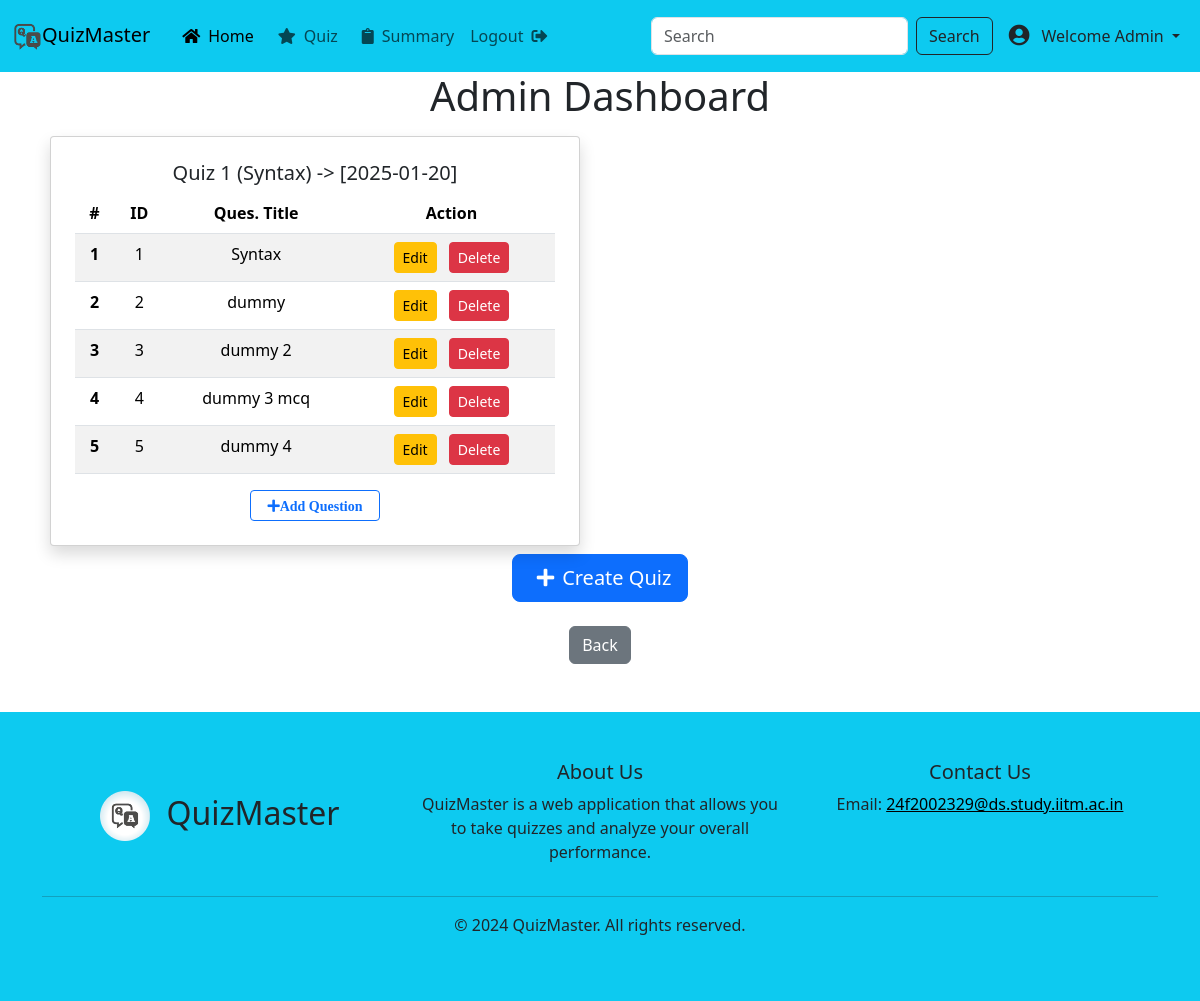
The app's page /admin/quiz (signed in), older data.
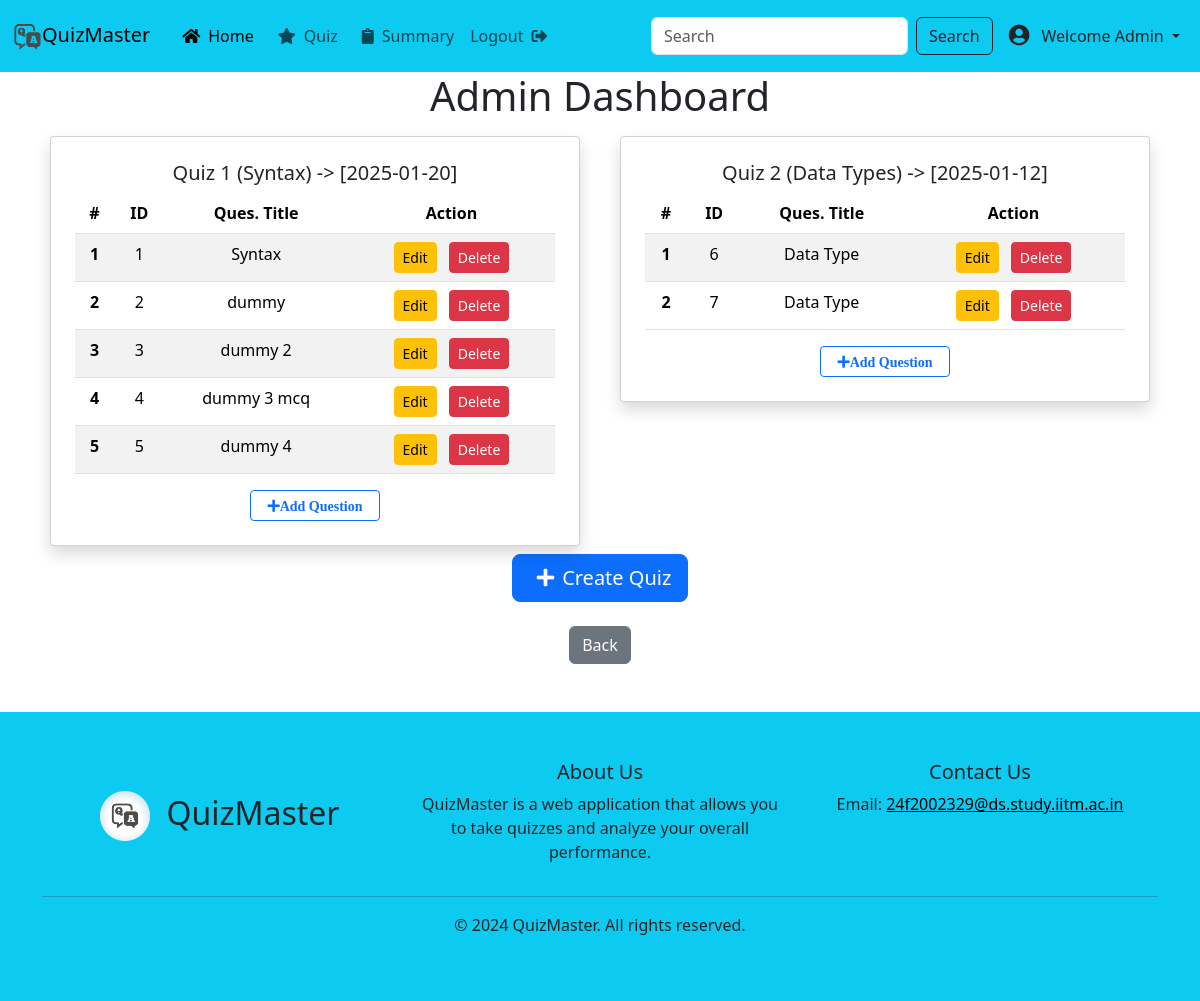
The same page, newer data.
### app/models/models.py (models this page shows)
class Quiz(db.Model):
    id = db.Column(db.Integer, primary_key=True)
    quiz_date = db.Column(db.DateTime, nullable=True)
    duration = db.Column(db.Integer, nullable=False)
    status = db.Column(db.String(20), default='pending')
    chapter_id = db.Column(db.Integer, db.ForeignKey('chapter.id'), nullable=False)
    questions = db.relationship('Question', backref='quiz', lazy=True)

class Chapter(db.Model):
    id = db.Column(db.Integer, primary_key=True)
    name = db.Column(db.String(100), nullable=False)
    subject_id = db.Column(db.Integer, db.ForeignKey('subject.id'), nullable=False)
    quizzes = db.relationship('Quiz', backref='chapter', lazy=True)

class Question(db.Model):
    id = db.Column(db.Integer, primary_key=True)
    title = db.Column(db.String(200), nullable=False)
    text = db.Column(db.String(500), nullable=False)
    type = db.Column(db.String(20), nullable=False)
    quiz_id = db.Column(db.Integer, db.ForeignKey('quiz.id'), nullable=False)
    option1 = db.Column(db.String(200), nullable=True)
    option2 = db.Column(db.String(200), nullable=True)
    option3 = db.Column(db.String(200), nullable=True)
    option4 = db.Column(db.String(200), nullable=True)
    correct_options = db.Column(db.String(200), nullable=False)
    marks = db.Column(db.Integer, nullable=False, default=4)
    negative_marks = db.Column(db.Integer, nullable=False, default=0)
    question_image = db.Column(db.String(200), nullable=True, default="")
    option1_image = db.Column(db.String(200), nullable=True, default="")
    option2_image = db.Column(db.String(200), nullable=True, default="")
    option3_image = db.Column(db.String(200), nullable=True, default="")
    option4_image = db.Column(db.String(200), nullable=True, default="")

### app/routes/admin.py (the view)
@admin_blueprint.route('/quiz')
def quiz():
    if session.get('role') != 'admin':
        return "Unauthorized", 403
    quizzes = Quiz.query.all()
    subject = Subject.query.all()
    chapters = Chapter.query.all()
    chapter_dict = {chapter.id: chapter.name for chapter in chapters}
    return render_template('admin/quiz.html' , quizzes=quizzes, subject=subject, chapter_dict=chapter_dict)

### app/templates/admin/quiz.html
{% extends "base.html" %}
{% block content %}
<section class="vh-90 content">
    <div class="container text-center">
        <div class="row">
            <h1>Admin Dashboard</h1>
            {% for quiz in quizzes %}
            <div class="col-md-6">
                <div class="card mx-2 my-2 px-2 py-2 shadow ">
                    <div class="card-body">
                        <h5 class="card-title">Quiz {{ quiz.id }} ({{ chapter_dict[quiz.chapter_id] }}) -> [{{ quiz.quiz_date.strftime('%Y-%m-%d')}}]</h5>
                        <table class="table table-striped">
                            <thead>
                                <tr>
                                    <th scope="col">#</th>
                                    <th scope="col">ID</th>
                                    <th scope="col">Ques. Title</th>
                                    <th scope="col">Action</th>
                                </tr>
                            </thead>
                            <tbody>
                                {% for question in quiz.questions %}
                                <tr>
                                    <th scope="row">{{ loop.index }}</th>
                                    <td>{{ question.id }}</td>
                                    <td>{{ question.title }}</td>
                                    <td>
                                        <a class="btn btn-warning btn-sm mx-1" href="{{ url_for('admin.edit_question', question_id=question.id) }}">Edit</a>
                                        <a class="btn btn-danger btn-sm mx-1" href="{{ url_for('admin.delete_question', question_id=question.id) }}">Delete</a>
                                    </td>
                                </tr>
                                {% endfor %}
                            </tbody>
                        </table>
                        <a href="{{ url_for('admin.add_question', quiz_id=quiz.id) }}" class="btn btn-outline-primary btn-sm"><i class="fas fa-plus px-2">Add Question</i></a>
                    </div>
                </div>
            </div>
            {% endfor %}
        </div>
    </div>
    <div class="container text-center">
            <a href="{{url_for('admin.create_quiz')}}" class="btn btn-primary create-quiz-btn btn-lg mb-2"><i class="fas fa-plus px-2"></i>Create Quiz</a>
    </div>
    <div class="text-center">
        <button onclick="history.back()" class="btn btn-secondary mt-3 mb-4">Back</button>
    </div>
</section>
{% endblock %}

### app/templates/base.html (shortened to what this page needs)
<!DOCTYPE html>
<html lang="en">
<head>
    <link rel="stylesheet" href="{{ url_for('static', filename='css/bootstrap.min.css') }}">
    <link rel="stylesheet" href="{{ url_for('static', filename='css/style.css') }}">
    <link rel="stylesheet" href="https://cdnjs.cloudflare.com/ajax/libs/font-awesome/5.15.4/css/all.min.css">
</head>
<body>
    <header>
    <nav class="navbar navbar-expand-lg navbar-light bg-info">
        <div class="container-fluid">
              {% if session['user_id'] == 0 %}
          <a class="navbar-brand site-title" href="{{ url_for('admin.dashboard')}}"><img src="{{ url_for('static', filename='img/logo.png') }}" width="30" height="30">QuizMaster</a>
          <div class="collapse navbar-collapse" id="navbarSupportedContent">
            <ul class="navbar-nav me-auto mb-2 mb-lg-0">
              <li class="nav-item">
                <a class="nav-link active" aria-current="page" href="{{ url_for('admin.dashboard')}}"><i class="fas fa-home px-2"></i>Home</a>
              </li>
              <li class="nav-item">
                <a class="nav-link" href="{{ url_for('admin.quiz') }}"><i class="fas fa-star px-2"></i>Quiz</a>
              </li>
              <li class="nav-item">
                <a class="nav-link" href="{{ url_for('admin.summary') }}"><i class="fas fa-clipboard px-2"></i>Summary</a>
              </li>
                <li class="nav-item">
                <a class="nav-link" href="{{ url_for('admin.logout') }}">Logout<i class="fas fa-sign-out-alt px-2"></i></a>
                </li>
            </ul>
            <form class="d-flex">
              <input class="form-control me-2" type="search" placeholder="Search" aria-label="Search">
              <button class="btn btn-outline-dark" type="submit">Search</button>
            </form>
            <div class="dropdown mx-2 my-3">
              <a class="nav-link dropdown-toggle text-dark mx-auto px-auto" href="#" id="profileDropdown" role="button" data-bs-toggle="dropdown" aria-expanded="false">
                  <i class="fas fa-user-circle fa-lg px-2"></i> Welcome Admin
              </a>
          </div>
          </div>
          {% endif %}
          </div>
      </nav>
    </header>
    <main>
        {% block content %}{% endblock %}
    </main>
    <footer class="footer bg-info">
        <div class="container py-5">
            <div class="row">
                <div class="col-md-4 text-center py-auto my-auto">
                    <h2><img src="{{ url_for('static', filename='img/favicon2.png') }}" class="me-3" alt="logo" style="border-radius: 1rem 0 0 1rem; height: 50px; width: 50px;" />QuizMaster</h2>
                </div>
                <div class="col-md-4 text-center">
                    <h5>About Us</h5>
                    <p>
                      QuizMaster is a web application
                      that allows you to take quizzes
                      and analyze your overall performance.
                   </p>
                </div>
                <div class="col-md-4 text-center">
                    <h5>Contact Us</h5>
                    <ul class="list-unstyled">
                        <li>Email: <a href="mailto:24f2002329@ds.study.iitm.ac.in" style="color: black;">24f2002329@ds.study.iitm.ac.in</a></li>
                    </ul>
                </div>
            </div>
            <hr>
            <p class="text-center" >&copy; 2024 QuizMaster. All rights reserved.</p>
            </div>
    </footer>
</body>
</html>

### app/static/css/style.css (style rules this page uses)
body, html { height: 90vh; }
.content { min-height: 80vh; }
.footer { position: relative; bottom: 0; width: 100%; }
.card { border-radius: 4px; background: #fff; box-shadow: 0 6px 10px rgba(0,0,0,.08), 0 0 6px rgba(0,0,0,.05); transition: .3s transform cubic-bezier(.155,1.105,.295,1.12),.3s box-shadow,.3s -webkit-transform cubic-bezier(.155,1.105,.295,1.12); padding: 14px 80px 18px 36px; cursor: pointer; }
.list-unstyled li { margin-bottom: 10px; }

Row changes from the older to the newer data that the page shows:
added Quiz: id "2", quiz_date "2025-01-12"
added Chapter: name "Data Types"
added Question: id "6", title "Data Type", shown under "2"
added Question: id "7", title "Data Type", shown under "2"
